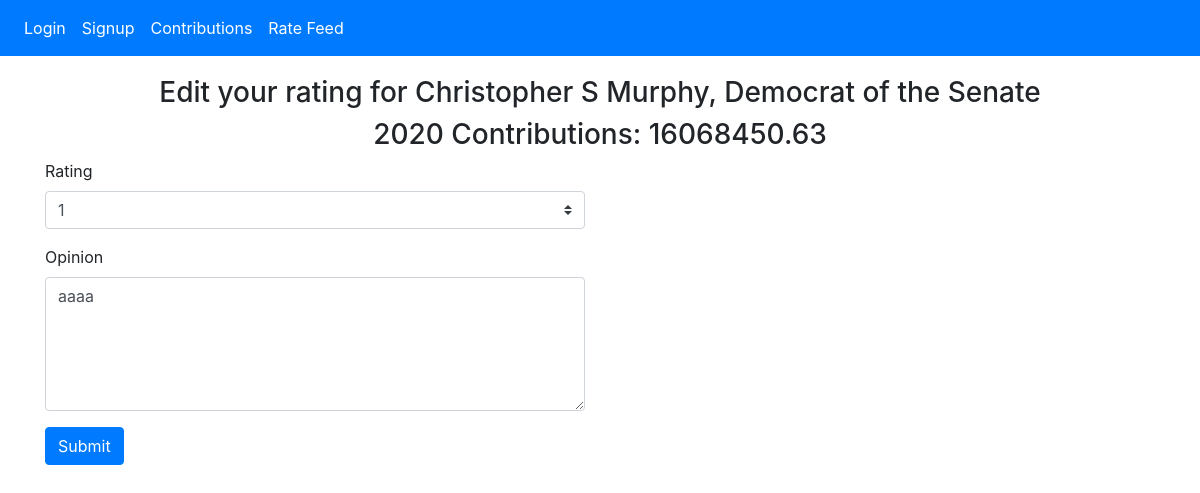
/edit-rating-opinion/N00027566, run on the app's committed database.
### congress_app/models.py (models this page shows, shortened)
class Rating(models.Model):
  rating = models.IntegerField()
  user = models.ForeignKey(User, related_name="ratings", on_delete=models.CASCADE)
  member = models.OneToOneField(MemberOfCongress, on_delete=models.CASCADE, primary_key=True)
  created_at = DateTimeField(auto_now_add=True, null=True)
  updated_at = DateTimeField(auto_now=True, null=True)
  objects = RatingManager()

class MemberOfCongress(models.Model):
  first_name = models.CharField(max_length=45)
  last_name = models.CharField(max_length=45)
  cid = models.CharField(max_length=50)
  state = models.CharField(max_length=10)
  party = models.CharField(max_length=10)
  chamber = models.CharField(max_length=5)
  first_elected = models.IntegerField()
  total_contributions = models.FloatField()

class Opinion(models.Model):
  text = models.TextField()
  user = models.ForeignKey(User, related_name="opinions", on_delete=models.CASCADE)
  member = models.OneToOneField(MemberOfCongress, on_delete=models.CASCADE, primary_key=True)
  created_at = DateTimeField(auto_now_add=True, null=True)
  updated_at = DateTimeField(auto_now=True, null=True)

### congress_app/views.py (the view)
# urls.py: path('edit-rating-opinion/<str:member_cid>', views.edit_rating_opinion),
def edit_rating_opinion(request, member_cid):
  member = MemberOfCongress.objects.get(cid=member_cid)
  member_rating = Rating.objects.get(member=member)
  member_opinion = Opinion.objects.get(member=member)
  context = {
    "rating": member_rating,
    "opinion": member_opinion
  }
  return render(request, 'edit_rating_opinion.html', context)

### congress_app/templates/edit_rating_opinion.html (shortened to what this page needs)
<!DOCTYPE html>
<html lang="en">
  {% include "partials/header.html" %}
</head>
<body>
  {% include "partials/navbar.html" %}
  <div class="container">
    <div class="row">
      <div class="col-12" style="text-align: center">
      <h3>
        Edit your rating for {{ rating.member.first_name }} {{ rating.member.last_name }},
        {{ rating.member.party }} of the {{ rating.member.chamber }}
      </h3>
      <h3>2020 Contributions: {{ rating.member.total_contributions }}</h3>
      </div>
    </div>
    <div class="row">
      <div class="col-md-6">
        <form action="/edit-rating-opinion" method="post">
          <div class="form-group">
            <label for="rating">Rating</label>
            <select name="rating" id="" class="custom-select">
              <option value="1">1</option>
            </select>
          </div>
          <div class="form-group">
            <label for="opinion">Opinion</label>
            <textarea name="opinion" id="" cols="30" rows="5" class="form-control" >{{ opinion.text }}</textarea>
          </div>
          <button class="btn btn-primary">Submit</button>
        </form>
      </div>
    </div>
  </div>
</body>
</html>

### congress_app/static/style.css (style rules this page uses)
.container { margin-top: 20px; }

### data on the page
Rating: member.first_name "Christopher S", member.last_name "Murphy", member.party "Democrat", member.chamber "Senate", member.total_contributions "16068450.63"
Opinion: opinion "aaaa"
